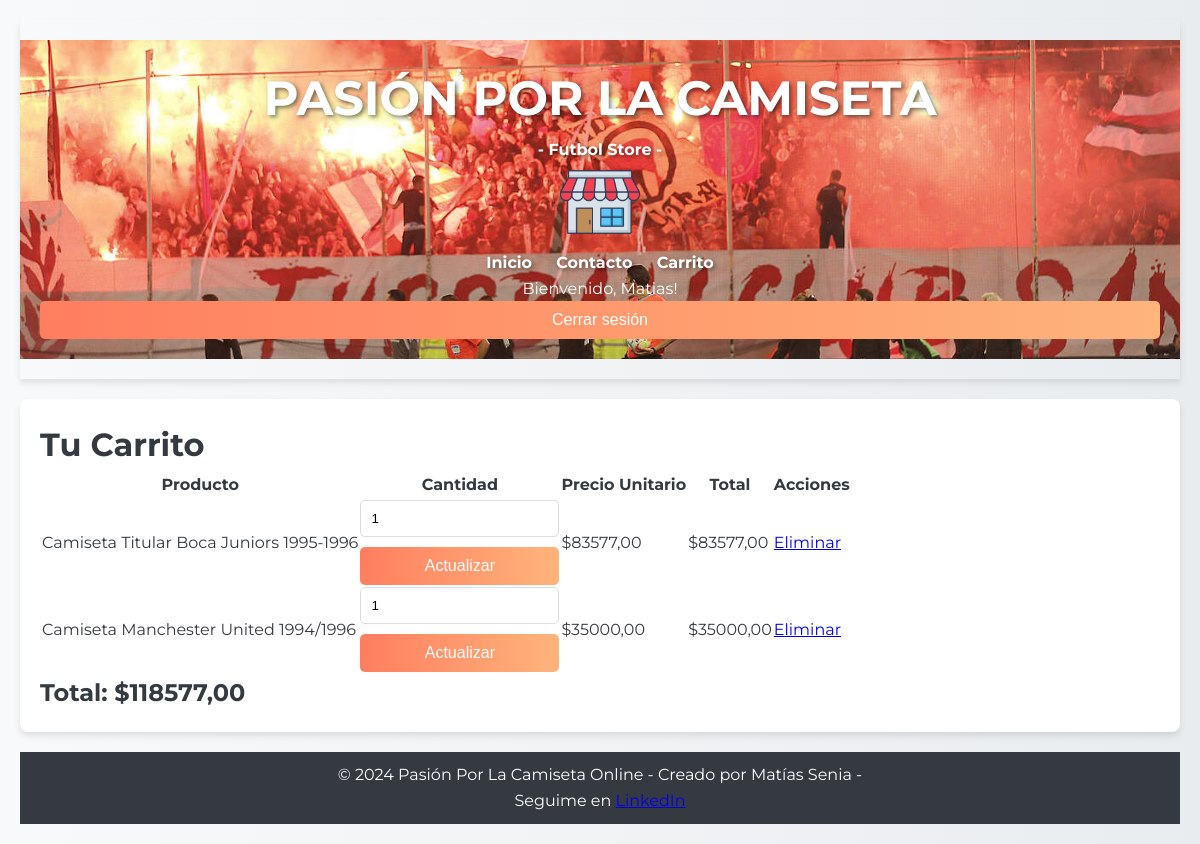
The page /shop/carrito/ (signed in) on the database as committed earlier.
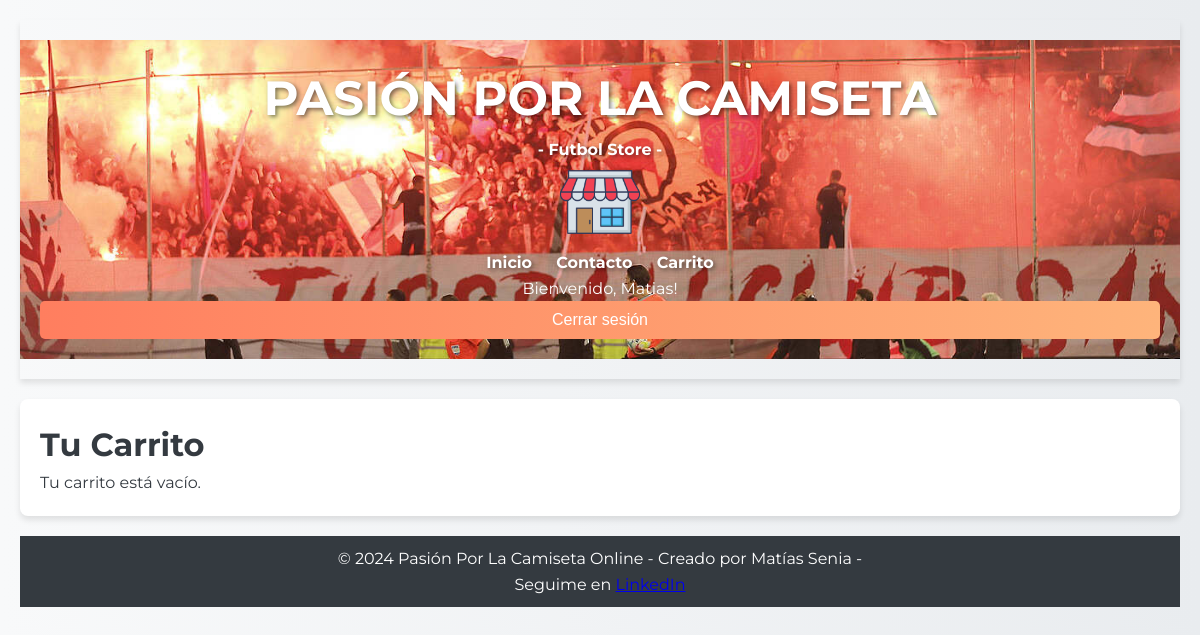
The same page on the database as committed later.
### shop/models.py (models this page shows, shortened)
class ElementoCarrito(models.Model):
    carrito = models.ForeignKey(Carrito, related_name='elementos', on_delete=models.CASCADE)
    remera = models.ForeignKey(Remera, on_delete=models.CASCADE)
    cantidad = models.PositiveIntegerField(default=1)
    def get_total_precio(self):
        return self.cantidad * self.remera.precio

class Remera(models.Model):
    TALLE_CHOICES = [
        (1, 'XS'),
        (2, 'S'),
        (3, 'M'),
        (4, 'L'),
        (5, 'XL'),
        (6, 'XXL'),
    ]
    GENERO_CHOICES = [
        (1, 'Hombre'),
        (2, 'Mujer'),
        (3, 'Unisex'),
    ]
    nombre = models.CharField(max_length=100)
    descripcion = models.TextField()
    precio = models.DecimalField(max_digits=10, decimal_places=2)
    imagen = models.ImageField(upload_to='remeras/')
    marca = models.CharField(max_length=50)
    talle = models.PositiveSmallIntegerField(choices=TALLE_CHOICES)
    color = models.CharField(max_length=50)
    lisa = models.BooleanField(default=True)
    genero = models.PositiveSmallIntegerField(choices=GENERO_CHOICES)

### shop/views.py (the view)
# urls.py: path('carrito/', views.carrito, name='carrito'),
@login_required
def carrito(request):
    carrito = Carrito.objects.filter(usuario=request.user, activo=True).first()
    elementos = carrito.elementos.all() if carrito else []
    total_compra = sum(elemento.get_total_precio() for elemento in elementos)
    return render(request, 'shop/carrito.html', {'carrito': carrito, 'elementos': elementos, 'total_compra':total_compra})

### shop/templates/shop/carrito.html (shortened to what this page needs)
{% extends 'shop/base.html' %}
{% block content %}
<h1>Tu Carrito</h1>
{% if elementos %}
    <table>
        <thead>
            <tr>
                <th>Producto</th>
                <th>Cantidad</th>
                <th>Precio Unitario</th>
                <th>Total</th>
                <th>Acciones</th>
            </tr>
        </thead>
        <tbody>
            {% for elemento in elementos %}
            <tr>
                <td>{{ elemento.remera.nombre }}</td>
                <td>
                    <form action="{% url 'actualizar_cantidad_elemento_carrito' elemento.id %}" method="post">
                        <input type="number" name="cantidad" value="{{ elemento.cantidad }}" min="1">
                        <button type="submit">Actualizar</button>
                    </form>
                </td>
                <td>${{ elemento.remera.precio }}</td>
                <td>${{ elemento.get_total_precio }}</td>
                <td>
                    <a href="{% url 'eliminar_elemento_carrito' elemento.id %}">Eliminar</a>
                </td>
            </tr>
            {% endfor %}
        </tbody>
    </table>
    <h2>Total: ${{ total_compra }}</h2>
{% else %}
    <p>Tu carrito está vacío.</p>
{% endif %}
{% endblock %}

Rows that differ between the two databases and show on the page:
removed ElementoCarrito: remera.nombre "Camiseta Titular Boca Juniors 1995-1996", cantidad "1", remera.precio "83577,00", get_total_precio "83577,00"
removed ElementoCarrito: remera.nombre "Camiseta Manchester United 1994/1996", cantidad "1", remera.precio "35000,00", get_total_precio "35000,00"
Other text that changed with them:
{{ total_compra }}: "118577,00" → (not shown)
text no longer shown: "Producto Cantidad Precio Unitario Total Acciones Total: $"
text now shown: "Tu carrito está vacío."
